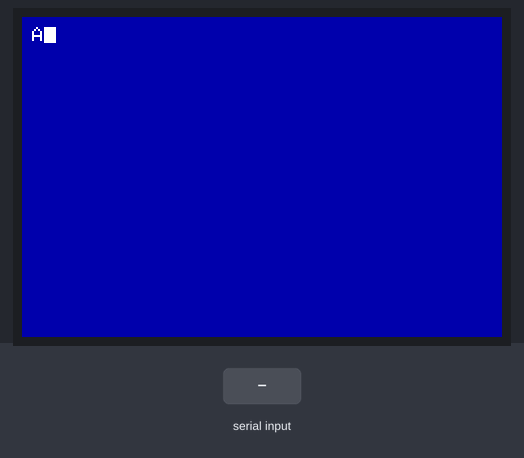
A program run on a simulated ESP32. Parts: 480×320 colour display. The test bench sets the inputs (shaded band).

Above: at 1.3 s.
1.4 s: "C:\n" received over Serial
At 2.1 s:
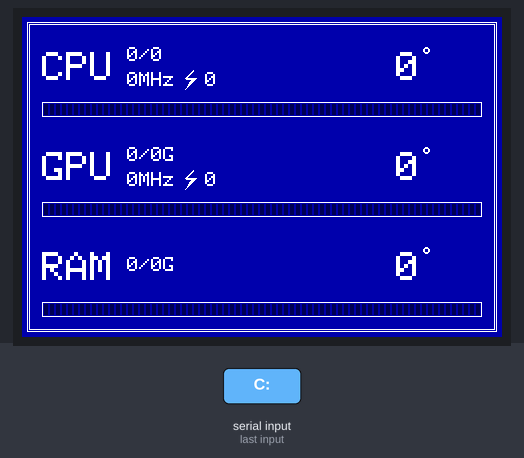
4.4 s: "C:90\n" received over Serial
At 5.5 s:
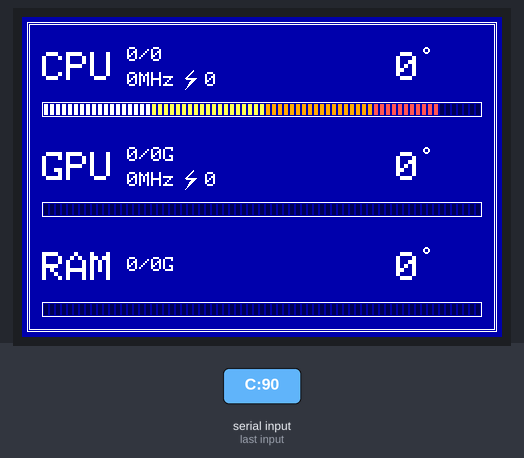
7.4 s: "C:|45\n" received over Serial
At 9.1 s:
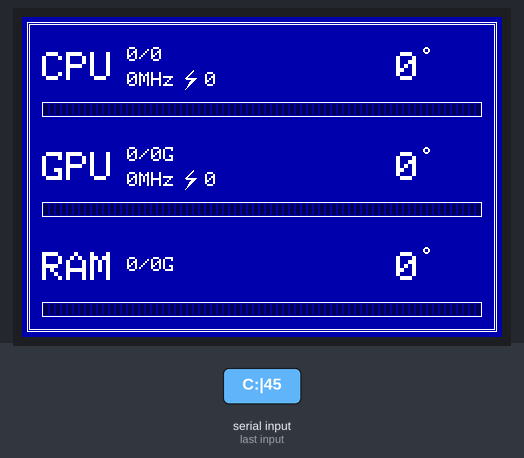
12.4 s: "C:\n" received over Serial
At 12.45 s:
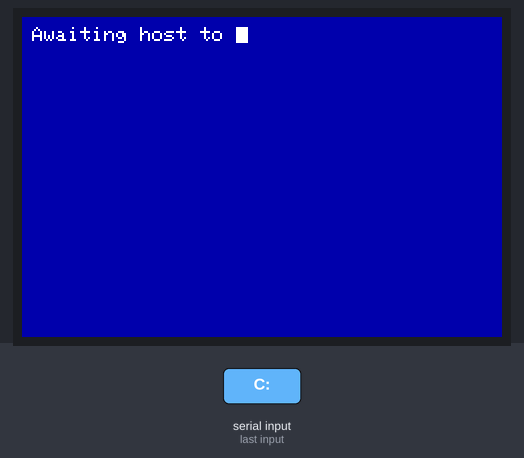
18.4 s: "C:90\n" received over Serial
At 19.9 s:
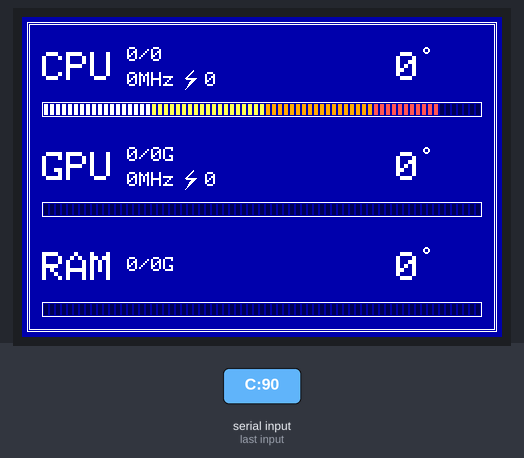

Measured:
- after the input at 1.4 s, the display: changes after 0.23 s (image 1)
- after the input at 4.4 s, the display: changes after 0.22 s (image 2)
- after the input at 7.4 s, the display: changes after 0.23 s (image 3)
- after the input at 18.4 s, the display: changes after 0.23 s (image 5)
- what the display in image 1 shows lasts 2.1 s, from 1.6 s to 3.7 s

The program:

main.cpp
```cpp
#include <Arduino.h>
#include <TFT_eSPI.h>
#include <math.h>
#include "bitmaps.h"

#define BACKLIGHT_PIN 27
#define RGB_HEX(hex) ((((hex >> 16) & 0xF8) << 8) | (((hex >> 8) & 0xFC) << 3) | ((hex & 0xF8) >> 3))

// THEME CHOICE: CASIO (GREEN) OR BIOS (BLUE)
enum Theme { CASIO, BIOS };
Theme currentTheme = BIOS;

// --- CASIO COLOR PALETTE ---
#define CASIO_BG    RGB_HEX(0x22743F)
#define CASIO_ON    RGB_HEX(0x1E231E)
#define CASIO_OFF   RGB_HEX(0x19552D)

// --- BIOS COLOR PALETTE ---
#define BIOS_BLUE   RGB_HEX(0x0000AA)
#define BIOS_WHITE  RGB_HEX(0xFFFFFF)
#define BIOS_YELLOW RGB_HEX(0xFFFF55)
#define BIOS_GRAY   RGB_HEX(0xAAAAAA)
#define BIOS_ORANGE RGB_HEX(0xFFAA00)
#define BIOS_RED    RGB_HEX(0xFF5555)

TFT_eSPI tft = TFT_eSPI();

unsigned long lastDataTime = 0;
const unsigned long timeoutMs = 2000;
int animFrame = 0;
bool isIdle = true;

// ----------------------------------------------------------------------------
// --- HELPER FUNCTIONS ---
// ----------------------------------------------------------------------------
String getValue(String data, String key) {
  int keyIndex = data.indexOf(key);
  if (keyIndex == -1) return "0";
  int valStart = keyIndex + key.length();
  int valEnd = data.indexOf('|', valStart);
  if (valEnd == -1) valEnd = data.length();
  return data.substring(valStart, valEnd);
}

int getActiveCores(String clData) {
  int activeCount = 0;
  int startIdx = 0;
  int commaIdx = clData.indexOf(',');
  while (commaIdx != -1) {
    if (clData.substring(startIdx, commaIdx).toFloat() > 5.0) activeCount++;
    startIdx = commaIdx + 1;
    commaIdx = clData.indexOf(',', startIdx);
  }
  if (startIdx < clData.length() && clData.substring(startIdx).toFloat() > 5.0) activeCount++;
  return activeCount;
}

// ----------------------------------------------------------------------------
// --- BAR DRAWING MODULES ---
// ----------------------------------------------------------------------------
void drawCasioBar(int x, int y, int w, int h, float percent) {
  int totalSegments = 14;
  if (percent > 100.0) percent = 100.0;
  int activeSegments = (percent / 100.0) * totalSegments;
  int segmentWidth = (w / totalSegments) - 2;

  for(int i = 0; i < totalSegments; i++) {
     int segX = x + i * (segmentWidth + 2);
     tft.drawRect(segX, y, segmentWidth, h, CASIO_OFF);
     if(i < activeSegments) {
        tft.fillRect(segX, y, segmentWidth, h, CASIO_ON);
     }
  }
}

void drawBiosBar(int x, int y, int w, int h, float percent) {
    if (percent > 100.0) percent = 100.0;
    int activeWidth = (percent / 100.0) * w;
    tft.drawRect(x, y, w, h, BIOS_WHITE);

    int threshold1 = w / 4;
    int threshold2 = w / 2;
    int threshold3 = (w * 3) / 4;

    for (int i = 2; i < w - 2; i += 6) {
        if (i < activeWidth) {
            uint16_t segmentColor;

            if (i < threshold1) {
                segmentColor = BIOS_WHITE;
            } else if (i < threshold2) {
                segmentColor = BIOS_YELLOW;
            } else if (i < threshold3) {
                segmentColor = BIOS_ORANGE;
            } else {
                segmentColor = BIOS_RED;
            }

            tft.fillRect(x + i, y + 2, 4, h - 4, segmentColor);
        } else {
            // Boş olan (dolmamış) segmentler
            tft.fillRect(x + i, y + 2, 4, h - 4, RGB_HEX(0x000055));
        }
    }
}

// ----------------------------------------------------------------------------
// --- IDLE SCREENS (CASIO AND BIOS SEPARATED) ---
// ----------------------------------------------------------------------------
void showCasioIdle() {
  tft.setTextColor(CASIO_ON, CASIO_BG);

  int centerX = 240;
  int centerY = 120;

  tft.setTextSize(6);
  const char* frames[] = { "[ - _ - ]", "[ o _ o ]", "[ - _ - ]", "[ . _ . ]" };
  tft.setCursor(centerX - 135, centerY);
  tft.print(frames[animFrame % 4]);

  tft.setTextSize(2);
  tft.setCursor(centerX - 65, centerY + 100);
  tft.print("NO SIGNAL...");
}

// --- BIOS IDLE STATE VARIABLES ---
const String BIOS_TEXT = "Awaiting host to connect...";
int biosCharIndex = 0;
int biosIdlePhase = 0;
unsigned long biosPhaseTimer = 0;
unsigned long biosTypeTimer = 0;

int cursorX = 10;
int cursorY = 10;
bool cursorVisible = false;
unsigned long lastCursorBlink = 0;

void resetBiosIdle() {
    biosCharIndex = 0;
    biosIdlePhase = 0;
    cursorX = 10;
    cursorY = 10;
    cursorVisible = true;
    biosPhaseTimer = millis();
    lastCursorBlink = millis();
    tft.fillScreen(BIOS_BLUE);
    tft.fillRect(cursorX, cursorY, 12, 16, BIOS_WHITE);
}

void handleBiosCursor() {
    if (millis() - lastCursorBlink > 500) {
        lastCursorBlink = millis();
        cursorVisible = !cursorVisible;
        if (cursorVisible) {
            tft.fillRect(cursorX, cursorY, 12, 16, BIOS_WHITE);
        } else {
            tft.fillRect(cursorX, cursorY, 12, 16, BIOS_BLUE);
        }
    }
}

void handleBiosTyping() {
    if (biosIdlePhase == 0) {
        if (millis() - biosPhaseTimer > 1000) {
            biosIdlePhase = 1;
            biosTypeTimer = millis();
        }
    }
    else if (biosIdlePhase == 1) {
        if (millis() - biosTypeTimer > 100) {
            biosTypeTimer = millis();

            tft.fillRect(cursorX, cursorY, 12, 16, BIOS_BLUE);

            tft.setTextColor(BIOS_WHITE, BIOS_BLUE);
            tft.setTextSize(2);
            tft.setCursor(cursorX, cursorY);
            tft.print(BIOS_TEXT.charAt(biosCharIndex));

            cursorX += 12;
            biosCharIndex++;

            cursorVisible = true;
            tft.fillRect(cursorX, cursorY, 12, 16, BIOS_WHITE);
            lastCursorBlink = millis();

            if (biosCharIndex >= BIOS_TEXT.length()) {
                biosIdlePhase = 2;
                biosPhaseTimer = millis();
            }
        }
    }
    else if (biosIdlePhase == 2) {
        if (millis() - biosPhaseTimer > 3000) {
            resetBiosIdle();
        }
    }
}

void updateBiosIdle() {
    handleBiosTyping();
    handleBiosCursor();
}
// ----------------------------------------------------------------------------
// --- RENDER MODULES (SCREENS DRAWN WHEN DATA ARRIVES) ---
// ----------------------------------------------------------------------------

// 1. CASIO THEME
void renderCasio(float cpuLoad, int activeCores, String coreCount, int cpuMhz, float cpuWatts, float cpuTemp,
                 float gpuLoad, String usedGpuVram, String totalGpuVram, int gpuMhz, float gpuWatts, float gpuTemp,
                 float ramLoad, String usedRam, int roundedTotalRam, float ramWatts, float ramTemp) {

  tft.setTextColor(CASIO_ON, CASIO_BG);
  char buf[64];

  // --- MODULE 1: CPU UNIT ---
  tft.setTextSize(4);
  tft.setCursor(20, 35);
  tft.print("CPU");
  tft.setTextSize(2);
  sprintf(buf, "%4.1f%% (%d/%s)     ", cpuLoad, activeCores, coreCount.c_str());
  tft.setCursor(105, 30); tft.print(buf);
  sprintf(buf, "%dMHz %2.0fW     ", cpuMhz, cpuWatts);
  tft.setCursor(105, 55); tft.print(buf);
  tft.setTextSize(4);
  sprintf(buf, "%2.0f", cpuTemp);
  tft.drawString(buf, 350, 35);
  tft.setTextSize(2);
  tft.drawString("C", 410, 35);
  drawCasioBar(20, 85, 440, 15, cpuLoad);

  // --- MODULE 2: GPU UNIT ---
  tft.setTextSize(4);
  tft.setCursor(20, 135);
  tft.print("GPU");
  tft.setTextSize(2);
  sprintf(buf, "%4.1f%% (%s/%sG)     ", gpuLoad, usedGpuVram.c_str(), totalGpuVram.c_str());
  tft.setCursor(105, 130); tft.print(buf);
  sprintf(buf, "%dMHz %2.0fW     ", gpuMhz, gpuWatts);
  tft.setCursor(105, 155); tft.print(buf);
  tft.setTextSize(4);
  sprintf(buf, "%2.0f", gpuTemp);
  tft.drawString(buf, 350, 135);
  tft.setTextSize(2);
  tft.drawString("C", 410, 135);
  float vramPercent = (usedGpuVram.toFloat() / totalGpuVram.toFloat()) * 100.0;
  drawCasioBar(20, 185, 440, 15, vramPercent);

  // --- MODULE 3: RAM UNIT ---
  tft.setTextSize(4);
  tft.setCursor(20, 235);
  tft.print("RAM");
  tft.setTextSize(2);
  sprintf(buf, "%4.1f%% (%s/%dG)          ", ramLoad, usedRam.c_str(), roundedTotalRam);
  tft.setCursor(105, 230);
  tft.print(buf);

  // RAM
  sprintf(buf, "Pwr: %2.0fW          ", ramWatts);
  tft.setCursor(105, 255);
  tft.print(buf);
  tft.setTextSize(4);
  sprintf(buf, "%2.0f", ramTemp);
  tft.drawString(buf, 350, 235);
  tft.setTextSize(2);
  tft.drawString("C", 410, 235);

  drawCasioBar(20, 285, 440, 15, ramLoad);
}

// 2. BIOS THEME
void renderBios(float cpuLoad, int activeCores, String coreCount, int cpuMhz, float cpuWatts, float cpuTemp,
                float gpuLoad, String usedGpuVram, String totalGpuVram, int gpuMhz, float gpuWatts, float gpuTemp,
                float ramLoad, String usedRam, int roundedTotalRam, float ramWatts, float ramTemp) {

  tft.setTextColor(BIOS_WHITE, BIOS_BLUE);
  char buf[64];
  int px, tx;

  // ==========================================
  // --- MODULE 1: CPU UNIT ---
  // ==========================================
  tft.setTextSize(4);
  tft.setCursor(20, 35);
  tft.print("CPU");

  tft.setTextSize(2);
  sprintf(buf, "%d/%s          ", activeCores, coreCount.c_str());
  tft.setCursor(105, 30);
  tft.print(buf);


  tft.fillRect(105, 51, 200, 24, BIOS_BLUE);
  tft.setCursor(105, 55);
  sprintf(buf, "%dMHz", cpuMhz);
  tft.print(buf);

  px = tft.getCursorX() + 10;
  tft.drawBitmap(px, 53, icon_voltage_16x20, 16, 20, BIOS_WHITE);
  tft.setCursor(px + 20, 55);
  sprintf(buf, "%.0f", cpuWatts);
  tft.print(buf);


  tft.setTextColor(BIOS_WHITE, BIOS_BLUE);
  tft.setTextSize(4);
  tft.setCursor(350, 35);
  sprintf(buf, "%2.0f", cpuTemp);
  tft.print(buf);

  tx = tft.getCursorX();
  tft.fillRect(tx, 30, 60, 40, BIOS_BLUE);
  tft.drawBitmap(tx + 2, 30, icon_degree_24x24, 24, 24, BIOS_WHITE);

  tft.setTextColor(BIOS_WHITE, BIOS_BLUE);
  drawBiosBar(20, 85, 440, 15, cpuLoad);


  // ==========================================
  // --- MODULE 2: GPU UNIT ---
  // ==========================================
  tft.setTextSize(4);
  tft.setCursor(20, 135);
  tft.print("GPU");

  tft.setTextSize(2);
  sprintf(buf, "%s/%sG          ", usedGpuVram.c_str(), totalGpuVram.c_str());
  tft.setCursor(105, 130);
  tft.print(buf);


  tft.fillRect(105, 151, 200, 24, BIOS_BLUE);
  tft.setCursor(105, 155);
  sprintf(buf, "%dMHz", gpuMhz);
  tft.print(buf);

  px = tft.getCursorX() + 10;
  tft.drawBitmap(px, 153, icon_voltage_16x20, 16, 20, BIOS_WHITE);
  tft.setCursor(px + 20, 155);
  sprintf(buf, "%.0f", gpuWatts);
  tft.print(buf);

  tft.setTextSize(4);
  tft.setCursor(350, 135);
  sprintf(buf, "%2.0f", gpuTemp);
  tft.print(buf);

  tx = tft.getCursorX();
  tft.fillRect(tx, 130, 60, 40, BIOS_BLUE);
  tft.drawBitmap(tx + 2, 130, icon_degree_24x24, 24, 24, BIOS_WHITE);

  float vramPercent = (usedGpuVram.toFloat() / totalGpuVram.toFloat()) * 100.0;
  tft.setTextColor(BIOS_WHITE, BIOS_BLUE);
  drawBiosBar(20, 185, 440, 15, vramPercent);


  // ==========================================
  // --- MODULE 3: RAM UNIT ---
  // ==========================================
  tft.setTextSize(4);
  tft.setCursor(20, 235);
  tft.print("RAM");

  tft.setTextSize(2);
  sprintf(buf, "%s/%dG               ", usedRam.c_str(), roundedTotalRam);
  tft.setCursor(105, 240);
  tft.print(buf);

  tft.setTextSize(4);
  tft.setCursor(350, 235);
  sprintf(buf, "%2.0f", ramTemp);
  tft.print(buf);

  tx = tft.getCursorX();
  tft.fillRect(tx, 230, 60, 40, BIOS_BLUE);
  tft.drawBitmap(tx + 2, 230, icon_degree_24x24, 24, 24, BIOS_WHITE);

  tft.setTextColor(BIOS_WHITE, BIOS_BLUE);
  drawBiosBar(20, 285, 440, 15, ramLoad);
}

// ----------------------------------------------------------------------------
// --- SETUP & LOOP ---
// ----------------------------------------------------------------------------
void setup() {
  Serial.begin(115200);

  // v2.x PWM SETUP FOR BACKLIGHT CONTROL
  ledcSetup(0, 5000, 8);
  ledcAttachPin(BACKLIGHT_PIN, 0);
  ledcWrite(0, 255);

  tft.init();
  tft.setRotation(3);

  isIdle = false;
  lastDataTime = millis() - timeoutMs;
}

void loop() {
  if (Serial.available()) {
    String data = Serial.readStringUntil('\n');
    data.trim();

    if (data == "REQ_ESP32_SYSMON_v1_0x7A9B") {
      Serial.println("ACK_ESP32_SYSMON_v1_0x7A9B");
      return;
    }

    if (data.startsWith("C:")) {
      if (isIdle) {
        tft.fillScreen(currentTheme == BIOS ? BIOS_BLUE : CASIO_BG);

        if(currentTheme == BIOS) {
            tft.drawRect(5, 5, 470, 310, BIOS_WHITE);
            tft.drawRect(7, 7, 466, 306, BIOS_WHITE);
        }
        isIdle = false;
      }

      lastDataTime = millis();

      // COMMON DATA PARSING
      float cpuLoad = getValue(data, "C:").toFloat();
      float ramLoad = getValue(data, "R:").toFloat();
      String usedRam = getValue(data, "UR:");
      float cpuTemp = getValue(data, "T:").toFloat();
      float gpuTemp = getValue(data, "GT:").toFloat();
      String totalGpuVram = getValue(data, "GV:");
      float gpuLoad = getValue(data, "GL:").toFloat();
      String usedGpuVram = getValue(data, "GU:");
      float cpuWatts = getValue(data, "CP:").toFloat();
      float gpuWatts = getValue(data, "GP:").toFloat();
      int cpuMhz = getValue(data, "CF:").toInt();
      int gpuMhz = getValue(data, "GF:").toInt();
      float ramTemp = getValue(data, "RT:").toFloat();
      float ramWatts = getValue(data, "RP:").toFloat();

      String coreCount = getValue(data, "N:");
      int activeCores = getActiveCores(getValue(data, "CL:"));
      int rawTotalRam = getValue(data, "TR:").toInt();
      int roundedTotalRam = ceil(rawTotalRam / 8.0) * 8;

      // SELECTED THEME BASED RENDERING
      if (currentTheme == BIOS) {
          renderBios(cpuLoad, activeCores, coreCount, cpuMhz, cpuWatts, cpuTemp,
                     gpuLoad, usedGpuVram, totalGpuVram, gpuMhz, gpuWatts, gpuTemp,
                     ramLoad, usedRam, roundedTotalRam, ramWatts, ramTemp);
      } else {
          renderCasio(cpuLoad, activeCores, coreCount, cpuMhz, cpuWatts, cpuTemp,
                      gpuLoad, usedGpuVram, totalGpuVram, gpuMhz, gpuWatts, gpuTemp,
                      ramLoad, usedRam, roundedTotalRam, ramWatts, ramTemp);
      }
    }
  }

  // IDLE (TIMEOUT) STATE
  if (millis() - lastDataTime > timeoutMs) {
    if (!isIdle) {
        isIdle = true;
        animFrame = 0;

        if (currentTheme == BIOS) {
            resetBiosIdle();
        } else {
            tft.fillScreen(CASIO_BG);
        }
    }

    if (currentTheme == BIOS) {
        updateBiosIdle();
    } else {
        static unsigned long lastAnimUpdate = 0;
        if (millis() - lastAnimUpdate > 500) {
            showCasioIdle();
            animFrame++;
            lastAnimUpdate = millis();
        }
    }
  }
}
```

bitmaps.h
```cpp
#ifndef BITMAPS_H
#define BITMAPS_H

#include <Arduino.h>

// ( ¬ ) Side eye symbol bitmap (24x16 px)
const unsigned char side_eye_bits[] PROGMEM = {
  0x00, 0x00, 0x00, 0x00, 0x00, 0x00, 0x00, 0x00, 0x00, 0x00, 0x00, 0x00,
  0xff, 0xff, 0xff, 0x03, 0x00, 0x00, 0x03, 0x00, 0x00, 0x03, 0x00, 0x00,
  0x03, 0x00, 0x00, 0x03, 0x00, 0x00, 0x03, 0x00, 0x00, 0x00, 0x00, 0x00,
  0x00, 0x00, 0x00, 0x00, 0x00, 0x00, 0x00, 0x00, 0x00, 0x00, 0x00, 0x00
};

// ( - ) Closed eye symbol bitmap (24x16 px)
const unsigned char closed_eye_bits[] PROGMEM = {
  0x00, 0x00, 0x00, 0x00, 0x00, 0x00, 0x00, 0x00, 0x00, 0x00, 0x00, 0x00,
  0x00, 0x00, 0x00, 0x00, 0x00, 0x00, 0xff, 0xff, 0xff, 0x00, 0x00, 0x00,
  0x00, 0x00, 0x00, 0x00, 0x00, 0x00, 0x00, 0x00, 0x00, 0x00, 0x00, 0x00,
  0x00, 0x00, 0x00, 0x00, 0x00, 0x00, 0x00, 0x00, 0x00, 0x00, 0x00, 0x00
};

const unsigned char icon_voltage_16x20[] PROGMEM = {
  0x00, 0x80, // ........X.......
  0x01, 0x80, // .......XX.......
  0x03, 0x00, // ......XX........
  0x06, 0x00, // .....XX.........
  0x0c, 0x00, // ....XX..........
  0x18, 0x00, // ...XX...........
  0x30, 0x00, // ..XX............
  0x60, 0x00, // .XX.............
  0xff, 0xf0, // XXXXXXXXXXXX....
  0x7f, 0xe0, // .XXXXXXXXXXX....
  0x03, 0xc0, // ......XXXX......
  0x07, 0x80, // .....XXXX.......
  0x0f, 0x00, // ....XXXX........
  0x0e, 0x00, // ....XXX.........
  0x1c, 0x00, // ...XXX..........
  0x18, 0x00, // ...XX...........
  0x30, 0x00, // ..XX............
  0x20, 0x00, // ..X.............
  0x40, 0x00, // .X..............
  0x80, 0x00  // X...............
};

const unsigned char icon_degree_24x24[] PROGMEM = {
  0x1C, 0x00, 0x00, // ...XXX..................
  0x3E, 0x00, 0x00, // ..XXXXX.................
  0x63, 0x00, 0x00, // .XX...XX................
  0x63, 0x00, 0x00, // .XX...XX................
  0x63, 0x00, 0x00, // .XX...XX................
  0x3E, 0x00, 0x00, // ..XXXXX.................
  0x1C, 0x00, 0x00, // ...XXX..................
  0x00, 0x00, 0x00, // ........................
  0x00, 0x00, 0x00, // ........................
  0x00, 0x00, 0x00, // ........................
  0x00, 0x00, 0x00, // ........................
  0x00, 0x00, 0x00, // ........................
  0x00, 0x00, 0x00, // ........................
  0x00, 0x00, 0x00, // ........................
  0x00, 0x00, 0x00, // ........................
  0x00, 0x00, 0x00, // ........................
  0x00, 0x00, 0x00, // ........................
  0x00, 0x00, 0x00, // ........................
  0x00, 0x00, 0x00, // ........................
  0x00, 0x00, 0x00, // ........................
  0x00, 0x00, 0x00, // ........................
  0x00, 0x00, 0x00, // ........................
  0x00, 0x00, 0x00, // ........................
  0x00, 0x00, 0x00  // ........................
};

#endif
```
